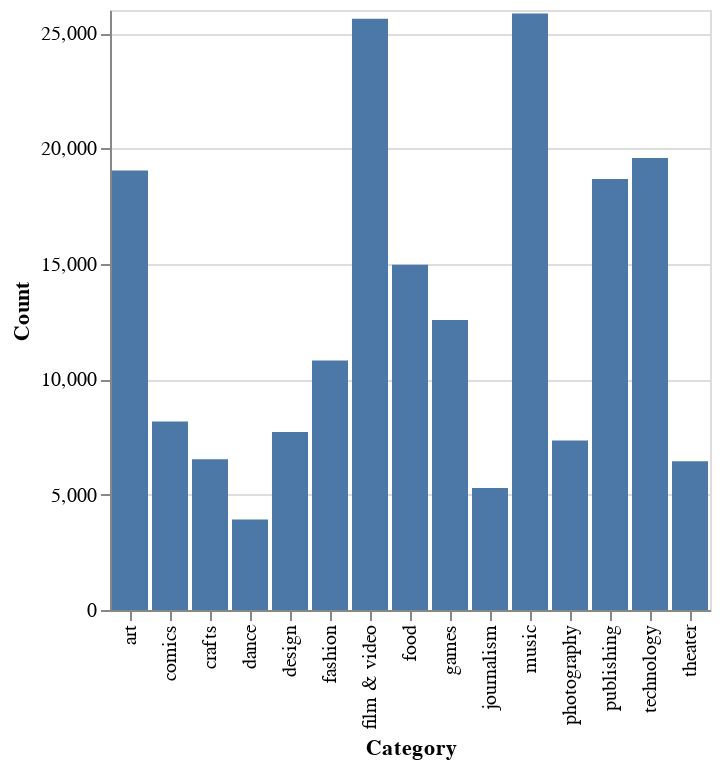

The code cell stored with this chart in its notebook:
### Markdown cell above
We can now use the resulting dataframe to create a bar chart using `mark_bar()`. Let's encode the category `"cat"` values as the x-axis and the corresponding counts as the y-axis.

### Code cell
alt.Chart(category_counts).mark_bar().encode(
    x = alt.X("cat", axis = alt.Axis(title = "Category")),
    y = alt.Y("count", axis = alt.Axis(title = "Count"))
)

### Figure 1 — Vega-Lite specification as saved in the notebook (floating-point values rounded to 4 significant figures)
{"config": {"view": {"continuousWidth": 400, "continuousHeight": 300}}, "data": {"name": "data-553353af142661fd4f817899b7064bfd"}, "mark": "bar", "encoding": {"x": {"type": "nominal", "axis": {"title": "Category"}, "field": "cat"}, "y": {"type": "quantitative", "axis": {"title": "Count"}, "field": "count"}}, "$schema": "https://vega.github.io/schema/vega-lite/v4.8.1.json", "datasets": {"data-553353af142661fd4f817899b7064bfd": [{"cat": "music", "count": 25844}, {"cat": "film & video", "count": 25619}, {"cat": "technology", "count": 19590}, {"cat": "art", "count": 19042}, {"cat": "publishing", "count": 18676}, {"cat": "food", "count": 14961}, {"cat": "games", "count": 12563}, {"cat": "fashion", "count": 10811}, {"cat": "comics", "count": 8166}, {"cat": "design", "count": 7717}, {"cat": "photography", "count": 7346}, {"cat": "crafts", "count": 6530}, {"cat": "theater", "count": 6451}, {"cat": "journalism", "count": 5287}, {"cat": "dance", "count": 3924}]}}
